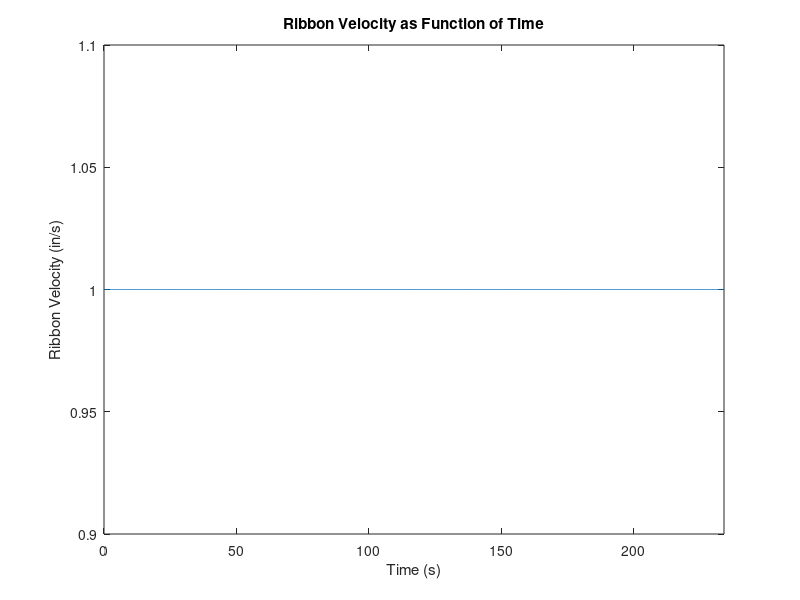
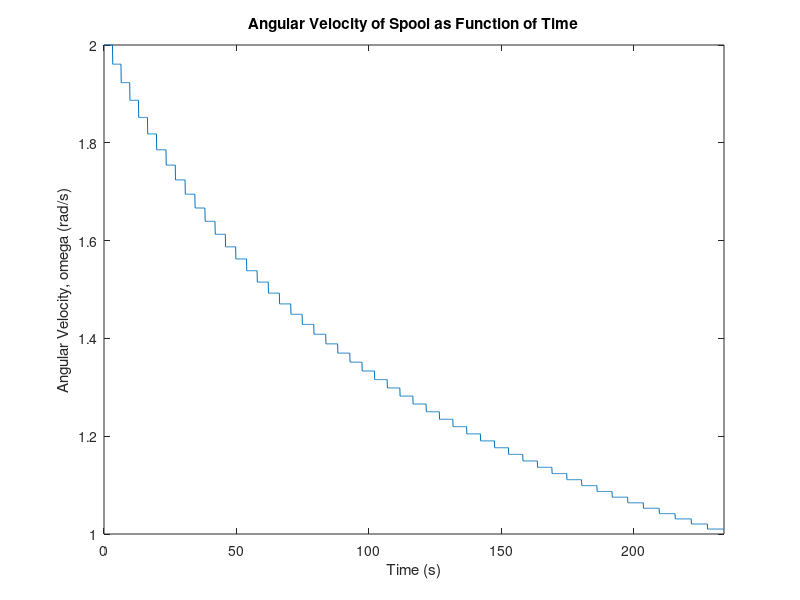
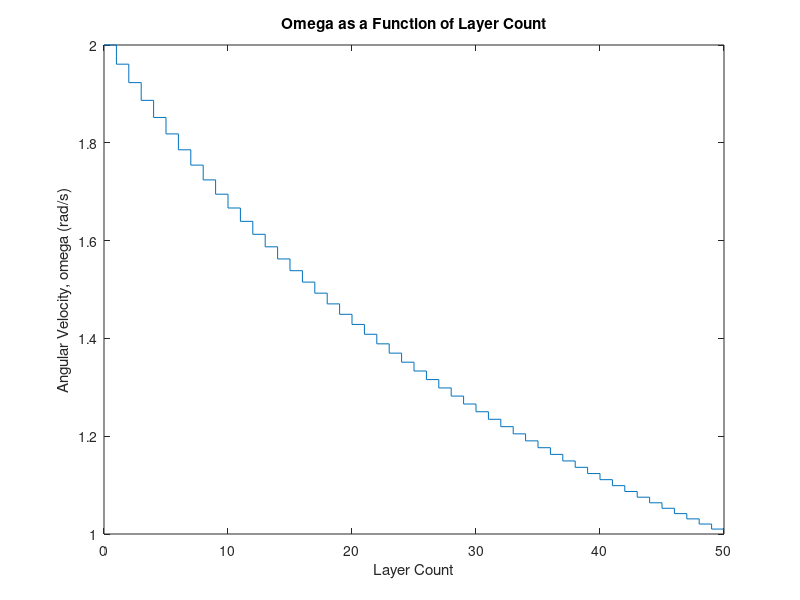

Here is the MATLAB script that generated these plots, in order:
%% Connor McGarty, cmcgarty - HW01: CONTINUOUS LOADING OF A RIBBON ON A SPOOL
% File: cmcgarty_EE254_HW01_RIBBON_LOADING.m
%
% Submission Date: Tuesday, January 28, 2020 - 1/28/20
%
% Problem: Calculate angular velocity of a spool loading a strip of ribbon
% such that the ribbon moves at a constant velocity. Plot velocity as a
% function of time. Plot omega as a function of time. Plot omega as a
% function of layer count.

% INITIAL CONDITIONS
clc;clear;close all; % clean up
v_constant = 1; % in/s (constant)
r_min = .5; % in
r_max = 1; % in
thickness_material = .01; % in - thickness of the ribbon

% TIME PARAMETERS
t_init = 0; % s
t_delta = .1; % s
t_vector = []; % s

theta_init = 0; % radians
theta_time = [theta_init]; % radians

omega_init = v_constant / (r_min); % w(t=0), rad/s
omega_time = [omega_init]; % w(t), rad/s

%%% Solution
iteration = 1; % index variable
r_current = r_min; 
t_current = t_init;
done = false; % while flag
omega_previous = omega_init;
layer_count = 0; % # of times ribbon has wrapped competely around spool
layer_time = [layer_count];

while (done == false)
    iteration = iteration + 1;
    t_current = t_current + t_delta; % increment time by time delta
    t_vector(iteration) = t_current;
    omega_current = v_constant / (r_current);
    omega_time(iteration) = omega_current; % add new data point to omega vector
    
    % calculate change in position/rotation of the feed (theta)
    theta_time(iteration) = theta_time(end) + omega_time(iteration) * t_delta;
    
    % increase radius by material thickness for every full revolution:
    if (theta_time(iteration) >= layer_count * (2 * pi) + (2 * pi))
       r_current = r_current + thickness_material; % inc. radius by material thickness 
       layer_count = layer_count + 1;
    end
    
    if (r_current >= r_max) % if we have reached max radius we're "out of ribbon"
        done = true; % signal to stop while-loop
    end
    
    layer_time(iteration) = layer_count; % for ease of plotting later
end

% Plot velocity as function of time
v_vector = v_constant * ones(size(t_vector));
figure;
plot(t_vector, v_vector);
xlabel('Time (s)');
ylabel('Ribbon Velocity (in/s)');
title('Ribbon Velocity as Function of Time');
xlim([0,t_vector(end)]);

% Plot omega as function of time
figure;
plot(t_vector, omega_time);
xlabel('Time (s)');
ylabel('Angular Velocity, omega (rad/s)');
title('Angular Velocity of Spool as Function of Time');
xlim([0,t_vector(end)]);

% Plot omega as function of layer_count:
figure;
plot(layer_time, omega_time);
xlabel('Layer Count');
ylabel('Angular Velocity, omega (rad/s)');
title('Omega as a Function of Layer Count');
xlim([0,layer_count]);